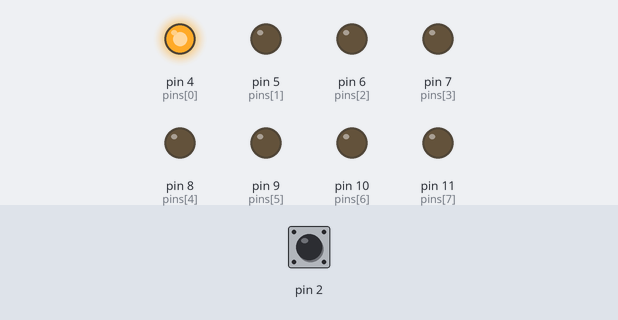
Bench run of a sketch on a simulated Arduino Uno, built with avr-gcc and run on an emulated ATmega328P. On the bench: output pins drawn as LEDs (lit = HIGH). Inputs (shaded band) come from the test bench; at power-on: pin 2 HIGH.

Above: at 0.1 s.
At 0.7 s:
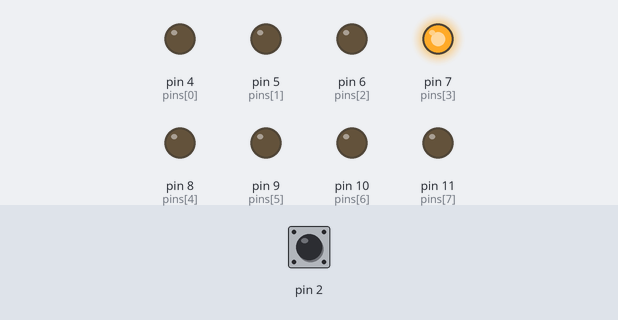
At 1.1 s:
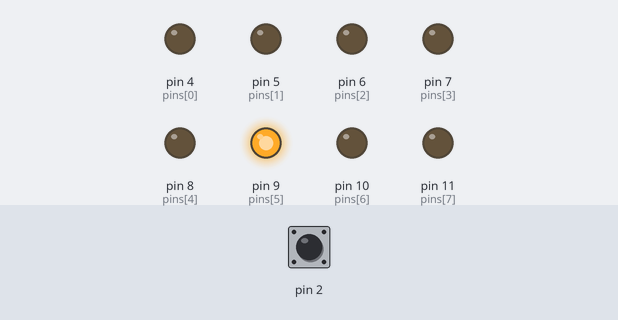
At 1.5 s:
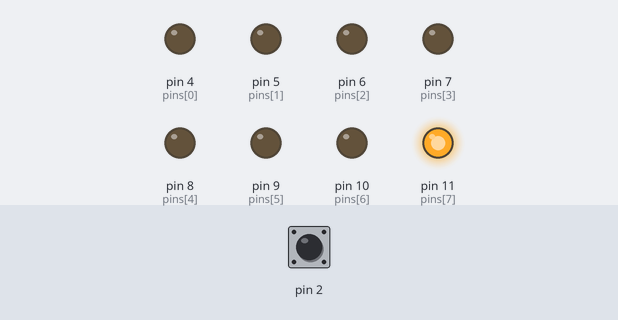
At 2.5 s:
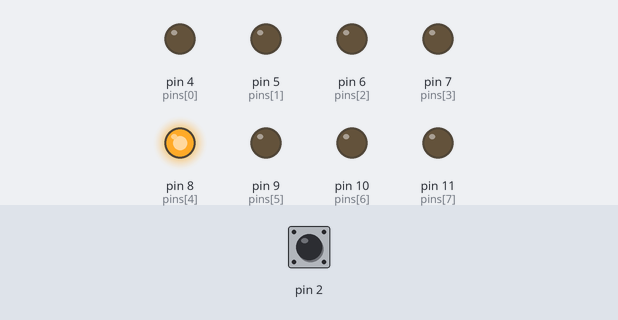
At 3.5 s:
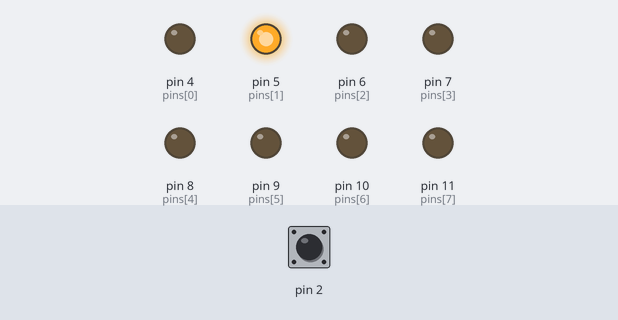
Timing chart, 0 to 3.8 s (numbered marks = the images above):
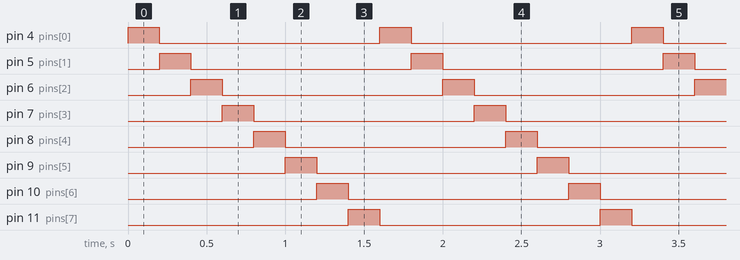

Measured:
- by itself, pin 4 (pins[0]), pin 5 (pins[1]), pin 6 (pins[2]), pin 7 (pins[3]), pin 8 (pins[4]), pin 9 (pins[5]), pin 10 (pins[6]), pin 11 (pins[7]): alternates HIGH for 0.20 s and LOW for 1.4 s
- by itself, everything shown: repeats every 1.6 s, in 8 steps

The sketch:

led1.ino
```cpp
int pins[] = {4, 5, 6, 7, 8, 9, 10, 11};
int on = 0;
int sw = 1;

void setup() {
  pinMode(2, INPUT);
  for(int i = 0; i < 8; i++){
    pinMode(pins[i], OUTPUT);
    digitalWrite(pins[i], LOW);
  }
  attachInterrupt(0, move, FALLING);
}

void loop() {
  digitalWrite(pins[on], HIGH);
  delay(200);
  digitalWrite(pins[on], LOW);
  on = (on + sw + 8) % 8;
}

void move(){
  sw *= -1;
}
```
